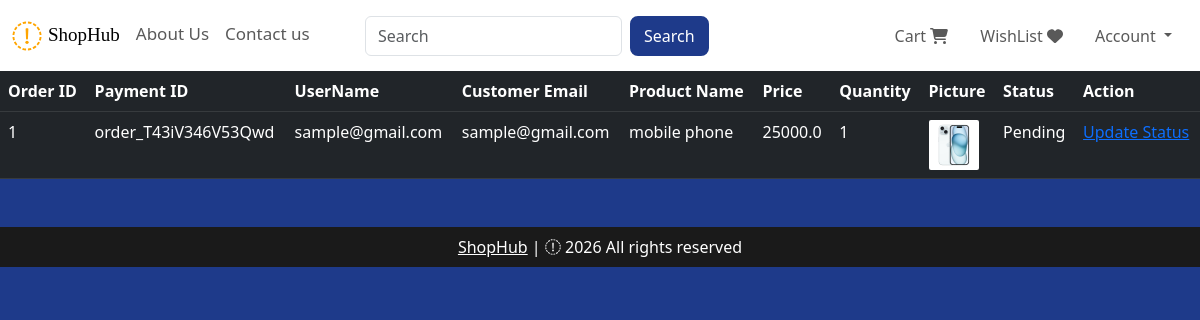
The page /view-orders (signed in) on the database its author committed.
### website/models.py (models this page shows, shortened)
class Order(db.Model):
    id = db.Column(db.Integer, primary_key=True)
    quantity = db.Column(db.Integer, nullable = False)
    price =db.Column(db.Float, nullable=False)
    status = db.Column(db.String(100), nullable= False)
    payment_id =db.Column(db.String(1000),nullable=False)
    customer_link = db.Column(db.Integer,db.ForeignKey('customer.id'),nullable=False)
    product_link = db.Column(db.Integer,db.ForeignKey('product.id'),nullable=False)

class Customer(db.Model, UserMixin):
    id = db.Column(db.Integer, primary_key = True)
    email = db.Column(db.String(100),unique=True)
    username = db.Column(db.String(100))
    password_hash = db.Column(db.String(150))
    date_joined = db.Column(db.DateTime(),default=datetime.utcnow)
    cart_items = db.relationship('Cart',backref=db.backref('customer',lazy=True))
    orders = db.relationship('Order',backref=db.backref('customer',lazy=True))
    @property
    def password(self):
        raise AttributeError('Password is not a readable attribute')

class Product(db.Model):
    id = db.Column(db.Integer, primary_key=True)
    product_name = db.Column(db.String(100),nullable=False)
    current_price = db.Column(db.Float, nullable=False)
    previous_price = db.Column(db.Float, nullable = False)
    in_stock = db.Column(db.Integer, nullable=False)
    product_picture = db.Column(db.String(1000),nullable=False)
    flash_sale = db.Column(db.Boolean, default=False)
    date_added = db.Column(db.DateTime, default=datetime.utcnow)
    carts = db.relationship('Cart',backref=db.backref('product',lazy=True))
    orders = db.relationship('Order',backref=db.backref('product',lazy=True))

### website/admin.py (the view)
@admin.route('/view-orders')
@login_required
def order_view():
    if current_user.id == 1:
        orders = Order.query.all()
        return render_template('view_orders.html',orders =orders)
    return render_template('404.html')

### website/templates/view_orders.html (shortened to what this page needs)
{% extends 'base.html' %}
{% block body %}
<table class="table table-dark table-hover">
    <thead>
        <tr>
            <th scope="col">Order ID</th>
            <th scope="col">Payment ID</th>
            <th scope="col">UserName</th>
            <th scope="col">Customer Email</th>
            <th scope="col">Product Name</th>
            <th scope="col">Price</th>
            <th scope="col">Quantity</th>
            <th scope="col">Picture</th>
            <th scope="col">Status</th>
            <th scope="col">Action</th>
        </tr>
    </thead>
    <tbody>
        {% for order in orders %}
        <tr>
            <td>{{ order.id }}</td>
            <td>{{ order.payment_id }}</td>
            <td>{{ order.customer.username }}</td>
            <td>{{ order.customer.email }}</td>
            <td>{{ order.product.product_name }}</td>
            <td>{{ order.price }}</td>
            <td>{{ order.quantity }}</td>
            <td><img src="{{ order.product.product_picture }}" alt="" style="height: 50px; width: 50px; border-radius: 2px;"></td>
            <td>{{ order.status}}</td>
            <td>
                <a href="/update-order/{{ order.id }}">Update Status</a>
            </td>
        </tr>
        {% endfor %}
    </tbody>
</table>
{% endblock %}

### rows shown on the page
Order: id "1", payment_id "order_T43iV346V53Qwd", customer.username "sample@gmail.com", customer.email "sample@gmail.com", product.product_name "mobile phone", price "25000.0", quantity "1", product.product_picture (picture), status "Pending"
